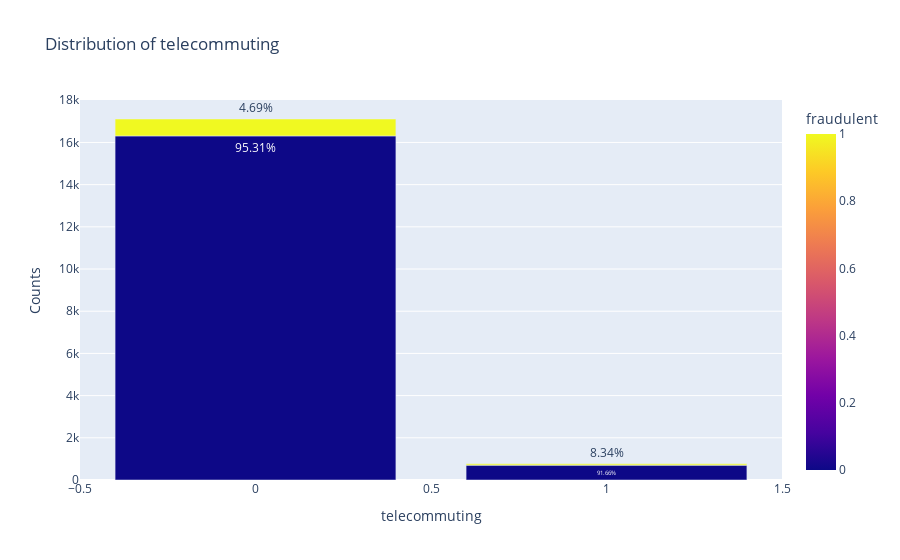

The cell this chart's notebook holds for it:
### Code cell
maker_pct('telecommuting','fraudulent',fake_job_df)

### Figure 1 — Plotly figure (JSON) as saved in the notebook; plotly's stock layout.template omitted (floating-point values rounded to 4 significant figures)
{"data": [{"alignmentgroup": "True", "hovertemplate": "telecommuting=%{x}<br>Counts=%{y}<br>text=%{text}<br>fraudulent=%{marker.color}<extra></extra>", "legendgroup": "", "marker": {"color": [0, 1, 0, 1], "coloraxis": "coloraxis", "pattern": {"shape": ""}}, "name": "", "offsetgroup": "", "orientation": "v", "showlegend": false, "text": ["95.31%", "4.69%", "91.66%", "8.34%"], "textposition": "auto", "type": "bar", "x": [0, 0, 1, 1], "xaxis": "x", "y": [16310, 802, 703, 64], "yaxis": "y"}], "layout": {"barmode": "stack", "coloraxis": {"colorbar": {"title": {"text": "fraudulent"}}, "colorscale": [[0, "#0d0887"], [0.1111, "#46039f"], [0.2222, "#7201a8"], [0.3333, "#9c179e"], [0.4444, "#bd3786"], [0.5556, "#d8576b"], [0.6667, "#ed7953"], [0.7778, "#fb9f3a"], [0.8889, "#fdca26"], [1, "#f0f921"]]}, "legend": {"tracegroupgap": 0}, "title": {"text": "Distribution of telecommuting"}, "xaxis": {"anchor": "y", "categoryorder": "total ascending", "domain": [0, 1], "title": {"text": "telecommuting"}}, "yaxis": {"anchor": "x", "domain": [0, 1], "title": {"text": "Counts"}}}}
